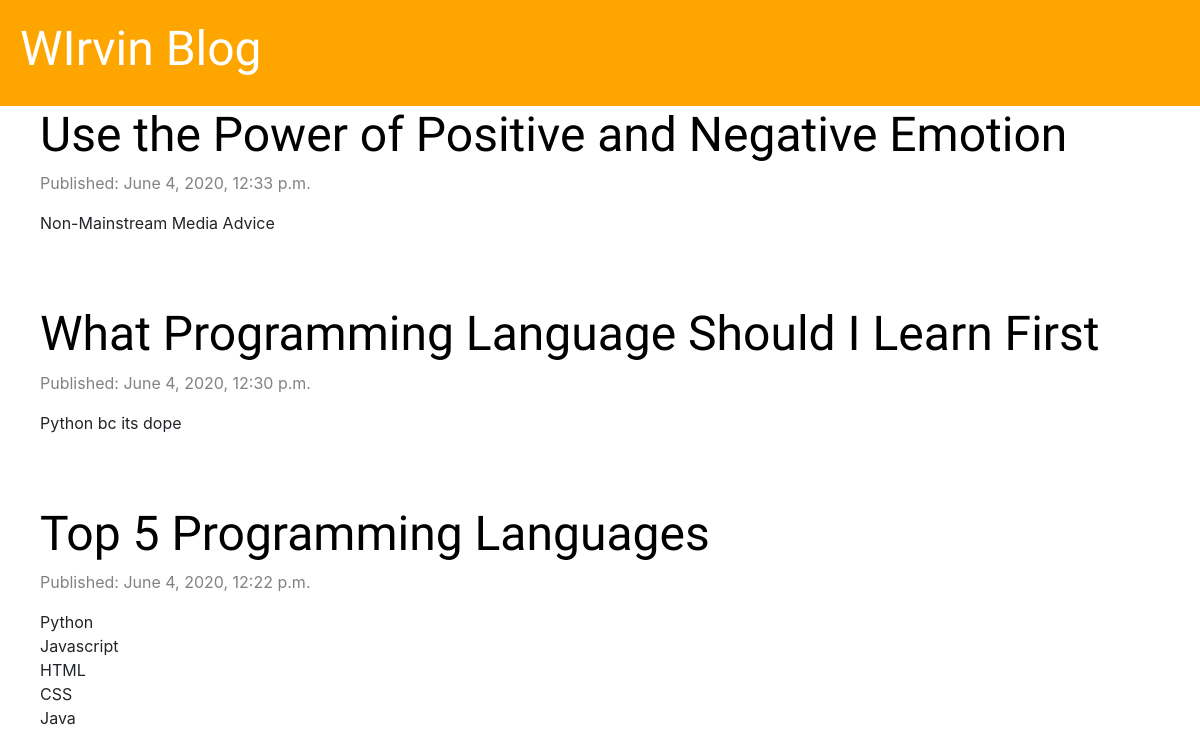
/, run on an earlier commit of the app's database.
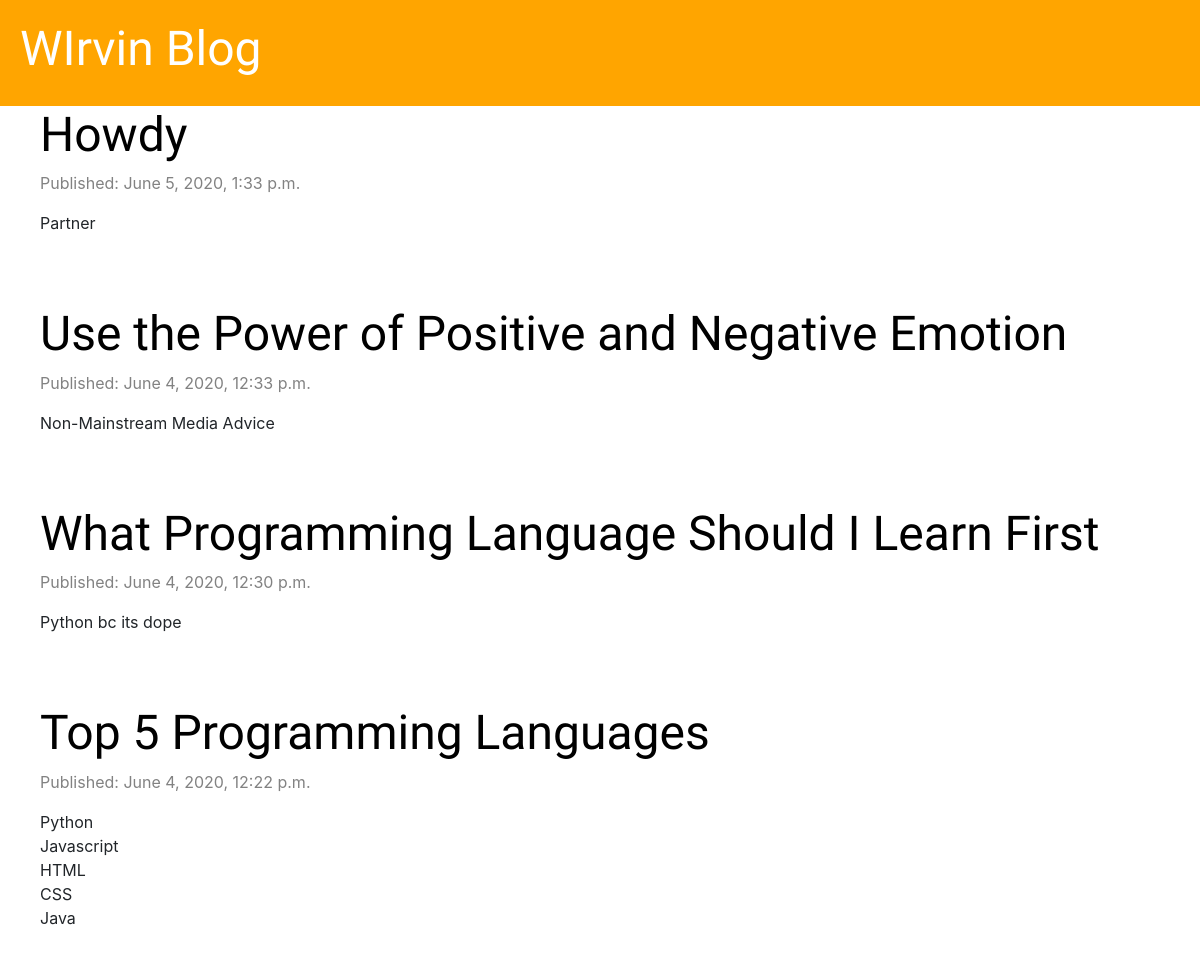
And on a later commit of the database.
### blogpost/models.py (models this page shows, shortened)
class Post(models.Model):
    author = models.ForeignKey('auth.User', on_delete=models.CASCADE)
    title = models.CharField(max_length=200)
    text = models.TextField()
    created_date = models.DateTimeField(default=timezone.now)
    published_date = models.DateTimeField(blank=True, null=True)

### blogpost/views.py (the view)
# urls.py: path('', views.post_list, name='post_list'),
def post_list(request):
    posts = Post.objects.all().filter(published_date__lte=timezone.now()).order_by('-published_date')
    stuff_for_front_end = {'posts': posts}
    return render(request, 'blog/post_list.html', stuff_for_front_end)

### blogpost/templates/blog/post_list.html
{% extends 'blog/base.html' %}
{% block content %}
{% for post in posts %}
<div class="post">
    <h2><a href="{% url 'post_detail' pk=post.pk %}">{{ post.title }}</a></h2>
    <div class="date">
        <p>Published: {{ post.published_date }}</p>
    </div>
    <p>{{ post.text|linebreaksbr }}</p>
</div>
{% endfor %}
{% endblock %}

What changed in the data, as far as the page shows it:
added Post: title "Howdy", published_date "June 5, 2020, 1:33 p.m.", text "Partner"
